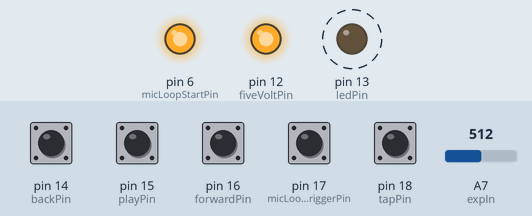
Recording of a sketch running on a simulated Arduino Nano, built with avr-gcc and run on an emulated ATmega328P. Shown: output pins drawn as LEDs (lit = HIGH). Dashed ring = blinking. Inputs (shaded band) come from the test bench; at power-on: pin 14 (backPin), pin 15 (playPin), pin 16 (forwardPin), pin 17 (micLoopTriggerPin), pin 18 (tapPin) HIGH, A7 (expIn) = 512.

Above: at 1.2 s.
1.3 s: pin 17 (micLoopTriggerPin) pulled LOW for 0.15 s
Timing chart, 0 to 10.4 s (numbered marks = the images above; inputs shaded):
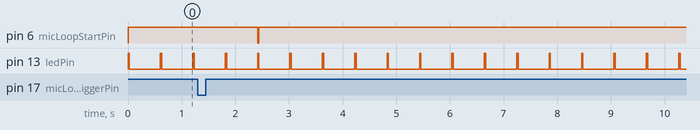

The sketch:

pedalBoardMidiController.ino
```cpp
#define BOUNCE_WITH_PROMPT_DETECTION
#include <SoftwareSerial.h>
#include <Bounce2.h>

#define midiIn 4
#define midiOut 5

#define backPin 14
#define playPin 15
#define forwardPin 16
//#define undoPin 17
#define tapPin 18

#define fiveVoltPin 12
#define expIn A7

#define ledPin 13

#define micLoopStartPin 6 //Out to ditto mic looper
#define micLoopStopPin 7 //Out to ditto mic looper
#define micLoopTriggerPin 17

unsigned long lastTapFallTime;
unsigned long tapFallTime;
unsigned long tapElapsedTime;
unsigned long beatTime;
unsigned long pulseTime;
unsigned long firstBeat;
int pulseCount;

int expPedal;
byte lastExpState;
byte parts;
byte lastParts;

int currentBeat;
bool micLoopStartRequest;
bool micLoopStarted;
bool micLoopShortRequest;
bool micLoopShortStarted;
int micLoopShortBeatStart;

unsigned long nextPulse;
byte bankAndPatternByte;
byte bankBit;
byte patternByte;

bool VOLCA; //make this true (1) if you're using the KORG Volca Sample with Pajen unofficial firmware (tested with beta7) and false (0) if not
bool ER1; //make this true (1) if you're using the KORG Electribe ER-1 and false (0) if not

//part 10 is closed highhat on Volca sample. 10 chokes 9 if both samples are played simultaneously, 9 can choke 10 if played subsequently

#define debounceInterval 25

Bounce tap = Bounce();
Bounce play = Bounce();
Bounce forward = Bounce();
Bounce back = Bounce();
Bounce micLoopTrigIn = Bounce();

bool playing;
SoftwareSerial midiSerial(midiIn, midiOut);

void setup() {
  midiSerial.begin(31250);
  Serial.begin(9600);

  tap.attach(tapPin, INPUT_PULLUP);
  tap.interval(debounceInterval);

  pinMode(ledPin, OUTPUT);
  digitalWrite(ledPin, HIGH);

  pinMode(micLoopStartPin, OUTPUT);
  pinMode(micLoopStopPin, INPUT);
  digitalWrite(micLoopStartPin, HIGH);
  digitalWrite(micLoopStopPin, HIGH);

  pinMode(fiveVoltPin, OUTPUT);
  digitalWrite(fiveVoltPin, HIGH);

  pinMode(expIn, INPUT);//A7 = expPedalSensePin

  beatTime = 600000;
  pulseTime = beatTime/24;
  pulseCount = 0;
  nextPulse = 0;

  currentBeat=0;
  micLoopStartRequest = false;
  micLoopStarted = false;

  playing = false;
  play.attach(playPin, INPUT_PULLUP);
  play.interval(debounceInterval);

  bankAndPatternByte = 0;
  bankBit = 0;
  patternByte = 1;
  forward.attach(forwardPin, INPUT_PULLUP);
  forward.interval(debounceInterval);

  back.attach(backPin, INPUT_PULLUP);
  back.interval(debounceInterval);

  micLoopTrigIn.attach(micLoopTriggerPin, INPUT_PULLUP);
  micLoopTrigIn.interval(debounceInterval);

  VOLCA = true; //make this true if you're using the KORG Volca Sample with Pajen unofficial firmware (tested with beta7) and false if not
  ER1 = false; //make this true if you're using the KORG Electribe ER-1 and false if not

  if(ER1){
    parts = 8;
    lastParts = 8;}
  else if (VOLCA){
    parts = 10;
    lastParts = 10;
    }
  else{}
}

void loop() {
  tap.update();
  if ( tap.fell() ) {
      lastTapFallTime = tapFallTime;
      tapFallTime = micros();
      tapElapsedTime = tapFallTime - lastTapFallTime;
      if (tapElapsedTime < 3000000){
        if (beatTime > 0){
          beatTime = (tapElapsedTime+beatTime)/2;
          pulseTime = beatTime/24;
          firstBeat = micros() + beatTime;
        }
        else {
          beatTime = tapElapsedTime;
          }
        }
      else {
        beatTime = 0;
        }
    }

    if (micros() >= nextPulse){
    nextPulse = pulseTime + micros();

      if (playing){midiSerial.write(0xF8);}
      else{}

      if (pulseCount == 0){
        digitalWrite(ledPin, HIGH);

        if (micLoopStartRequest && currentBeat == 0){
          digitalWrite(micLoopStartPin, LOW); //grounding the pin triggers the Ditto Mic Looper
          micLoopStarted = true;
          micLoopStartRequest = false;
        }
      }
      else if (pulseCount == 1){
        digitalWrite(ledPin, LOW);
        if (micLoopStarted){
          micLoopStarted = false;
          digitalWrite(micLoopStartPin, HIGH);
          }
        }
        else{}
      pulseCount++;
      if (pulseCount == 24){
        pulseCount = 0;
        currentBeat++;
        if (currentBeat == 4){
          currentBeat = 0;
          }else{}
        }else{}
    }

    play.update();
    if ( play.fell() ){
      if(playing){
        midiSerial.write(0xFC);//send stop
        }
      else{
        pulseCount = 0;
        currentBeat = 0;
        midiSerial.write(0xFA);//send start
        }
        playing = !playing;//toggle playing state
      }
      else{}

      forward.update();
      if ( forward.fell() && ER1 ){
        bankAndPatternByte++;
        bankBit = bankAndPatternByte>>7;
        patternByte = bankAndPatternByte & 127;
        sendPatternChange(bankBit, patternByte);
        parts = 8;//set drums to high energy
        }
        else {}

      back.update();
      if ( back.fell() && ER1 ){
        bankAndPatternByte--;
        bankBit = bankAndPatternByte>>7;
        patternByte = bankAndPatternByte & 127;
        sendPatternChange(bankBit, patternByte);
        parts = 8; //set drums to high energy
        } else {}

       micLoopTrigIn.update();
       if ( micLoopTrigIn.fell() ){
        micLoopStartRequest = true;
        }

        expPedal = analogRead(A7);
        if(expPedal<120){//High energy
          if (ER1){parts = 8;}
          else if (VOLCA){parts = 9;}
          }
        else if (expPedal>900){
          if (ER1){parts = 2;}//Low energy
          else if (VOLCA){parts = 3;}
          }
        else {//Medium energy
          if (ER1){parts = 4;}
          else if (VOLCA){parts = 5;}
          }

        if(parts != lastParts){
          if (ER1){
            lastParts = parts;
            switch(parts){
              case 2:
                partsUpdate(0x0E, 0x37);
                break;
              case 4:
                partsUpdate(0x06, 0x36);
                break;
              case 8:
                partsUpdate(0x00, 0x00);
                break;
              }
          }
          else if (VOLCA){
            if (lastParts > parts){
              volcaUpdate(lastParts, 0);//mute
              lastParts--;
              }
            else if (lastParts < parts){
              volcaUpdate(lastParts + 1, 1);//unmute
              lastParts++;
              }
            else{}
            }
        }
}

void write3(byte byte1, byte byte2, byte byte3){
  midiSerial.write(byte1);
  midiSerial.write(byte2);
  midiSerial.write(byte3);
}

void write2(byte byte1, byte byte2){
  midiSerial.write(byte1);
  midiSerial.write(byte2);
}

void partsUpdate(byte byte1, byte byte2){
  write3(0xB9, 0x63, 0x02);
  write3(0xB9, 0x62, 0x6D);
  write3(0xB9, 0x06, byte1);
  write3(0xB9, 0x63, 0x02);
  write3(0xB9, 0x62, 0x6E);
  write3(0xB9, 0x06, byte2);
}

void volcaUpdate(byte channel, byte muteByte){
  write3((0xB0 + channel), 58, muteByte);
  }

void sendPatternChange(byte bankBit, byte patternByte){
  write3(0xB9, 0, 0);
  write3(0xB9, 0x20, bankBit);
  write2(0xC9, patternByte);
  }
```

Measured:
- after the input at 1.3 s, pin 6 (micLoopStartPin): HIGH → LOW after 1.1 s, → HIGH 0.03 s later
- by itself, pin 13 (ledPin): alternates HIGH for 0.03 s and LOW for 0.58 s
